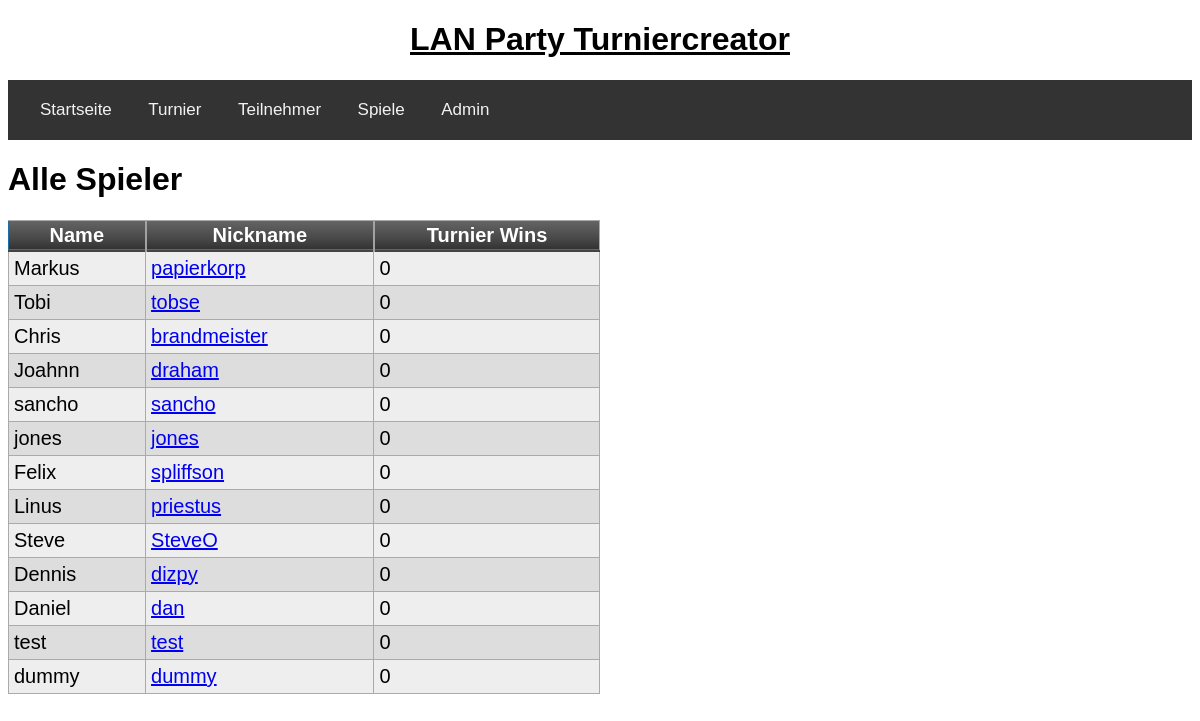
Before: /teilnehmer with the older database file.
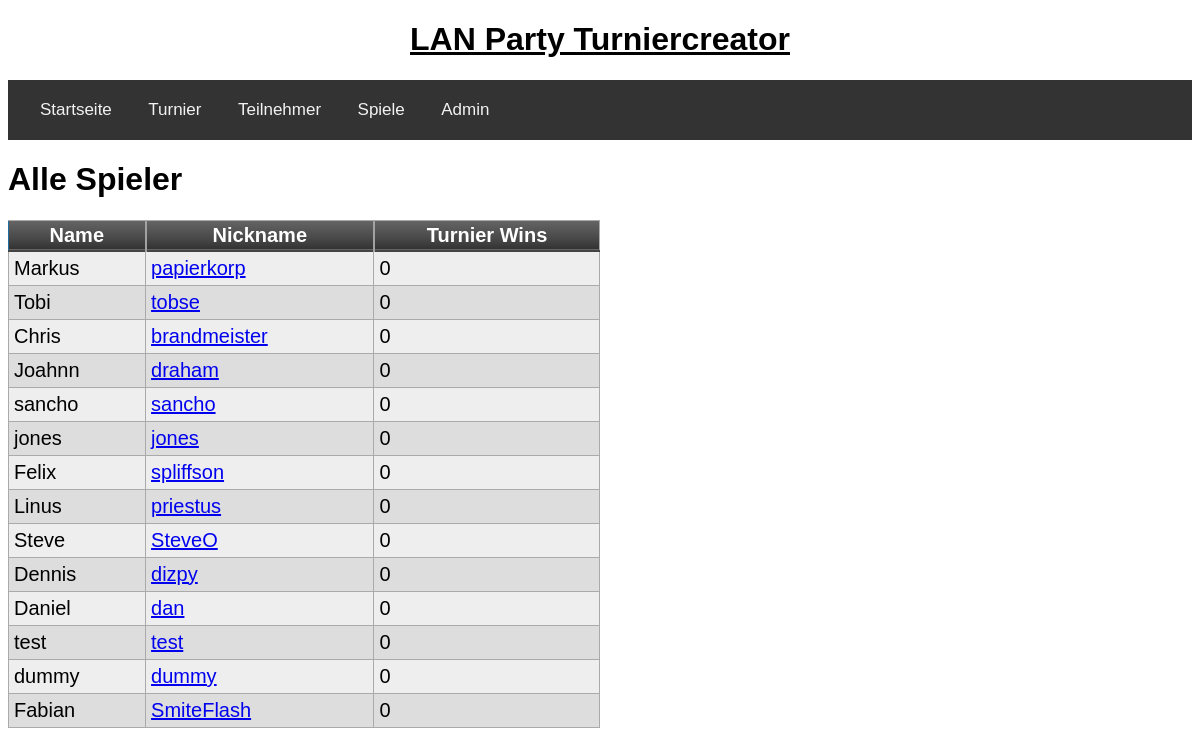
After: the same page with the newer database file.
### tables this page shows
CREATE TABLE teilnehmer(teilnehmerid integer primary key autoincrement, name text, nickname text unique);

### app/routes.py (the view)
@app.route('/teilnehmer', methods=["POST", "GET"])
def teilnehmer():
	alle_teilnehmer = get_all_teilnehmer()
	return render_template('player_all.html', title="Alle Teilnehmer Übersicht", alle_teilnehmer=alle_teilnehmer)

### app/db/db.py (called while the page is built)
def get_all_teilnehmer():
	query = 'select name, nickname from teilnehmer;'
	return execute_select_query(query)

def execute_select_query(query):
	try:
		cursor.execute(query)
		return cursor.fetchall()
	except sqlite3.IntegrityError as e:
		return "Integrity Error: " + str(e)
	connection.close()

### app/templates/player_all.html
{% extends "base.html" %}
{% block app_content %}
        <h1>Alle Spieler</h1>
        <table class="myTable">
            <thead>
                <tr>
                    <th>Name</th>
                    <th>Nickname</th>
                    <th>Turnier Wins</th>
                </tr>
            </thead>
            {% for teilnehmer in alle_teilnehmer %}
                <tr>
                    <td>{{ teilnehmer[0] }}</td>
                    <td><a href="{{ url_for("profil", nickname=teilnehmer[1]) }}">{{ teilnehmer[1] }}</a></td>
                    <td>0</td>
                </tr>
            {% endfor %}
        </table>
{% endblock %}

Changed rows visible on the page:
added teilnehmer: name "Fabian", nickname "SmiteFlash"
